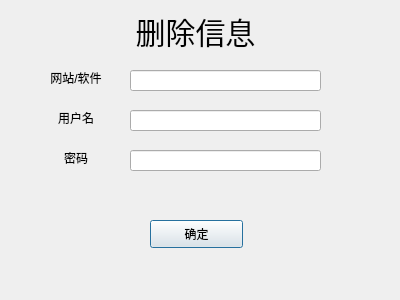
<?xml version="1.0" encoding="UTF-8"?>
<ui version="4.0">
 <class>Delete_Information</class>
 <widget class="QDialog" name="Delete_Information">
  <property name="geometry">
   <rect>
    <x>0</x>
    <y>0</y>
    <width>400</width>
    <height>300</height>
   </rect>
  </property>
  <property name="windowTitle">
   <string>Dialog</string>
  </property>
  <widget class="QPushButton" name="pushButton">
   <property name="geometry">
    <rect>
     <x>150</x>
     <y>220</y>
     <width>93</width>
     <height>28</height>
    </rect>
   </property>
   <property name="text">
    <string>确定</string>
   </property>
  </widget>
  <widget class="QLabel" name="label">
   <property name="geometry">
    <rect>
     <x>120</x>
     <y>10</y>
     <width>151</width>
     <height>41</height>
    </rect>
   </property>
   <property name="styleSheet">
    <string notr="true">font:30px;
</string>
   </property>
   <property name="text">
    <string>删除信息</string>
   </property>
   <property name="alignment">
    <set>Qt::AlignCenter</set>
   </property>
  </widget>
  <widget class="QLabel" name="label_2">
   <property name="geometry">
    <rect>
     <x>40</x>
     <y>70</y>
     <width>72</width>
     <height>15</height>
    </rect>
   </property>
   <property name="text">
    <string>网站/软件</string>
   </property>
   <property name="alignment">
    <set>Qt::AlignCenter</set>
   </property>
  </widget>
  <widget class="QLineEdit" name="urlvalue">
   <property name="geometry">
    <rect>
     <x>130</x>
     <y>70</y>
     <width>191</width>
     <height>21</height>
    </rect>
   </property>
  </widget>
  <widget class="QLabel" name="label_3">
   <property name="geometry">
    <rect>
     <x>40</x>
     <y>110</y>
     <width>72</width>
     <height>15</height>
    </rect>
   </property>
   <property name="text">
    <string>用户名</string>
   </property>
   <property name="alignment">
    <set>Qt::AlignCenter</set>
   </property>
  </widget>
  <widget class="QLineEdit" name="uservalue">
   <property name="geometry">
    <rect>
     <x>130</x>
     <y>110</y>
     <width>191</width>
     <height>21</height>
    </rect>
   </property>
  </widget>
  <widget class="QLabel" name="label_4">
   <property name="geometry">
    <rect>
     <x>40</x>
     <y>150</y>
     <width>72</width>
     <height>15</height>
    </rect>
   </property>
   <property name="text">
    <string>密码</string>
   </property>
   <property name="alignment">
    <set>Qt::AlignCenter</set>
   </property>
  </widget>
  <widget class="QLineEdit" name="passwordvalue">
   <property name="geometry">
    <rect>
     <x>130</x>
     <y>150</y>
     <width>191</width>
     <height>21</height>
    </rect>
   </property>
  </widget>
 </widget>
 <resources/>
 <connections/>
</ui>
